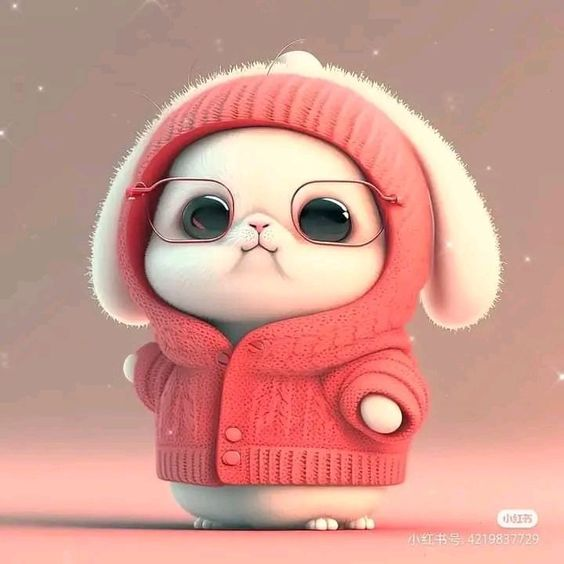
#> input picture comel.jpg, 564 x 564 px
$ python 'Filter Laplacian Domain Frekuensi.py'
#> lines starting #> are read from the running program, lines starting #| are printed output that depends on the picture
import cv2
import numpy as np
from matplotlib import pyplot as plt

# Load citra grayscale
img = cv2.imread('comel.jpg', cv2.IMREAD_GRAYSCALE)
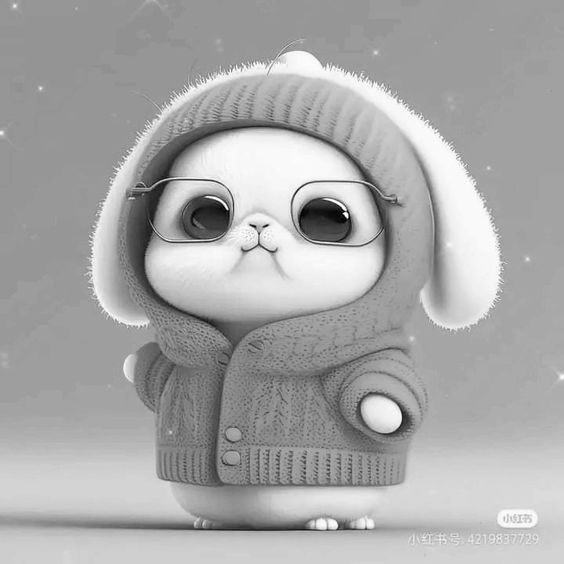
#> img: shape (564, 564); min 0, max 255, mean 168.3

# Transformasi Fourier 2D
f = np.fft.fft2(img)
fshift = np.fft.fftshift(f)

# Filter Laplacian di domain frekuensi
rows, cols = img.shape
#> rows = 564; cols = 564
crow, ccol = rows // 2, cols // 2
#> crow = 282; ccol = 282
mask = np.zeros((rows, cols), np.uint8)
mask[crow-30:crow+30, ccol-30:ccol+30] = 1
fshift = fshift * mask

# Transformasi Fourier terbalik
f_ishift = np.fft.ifftshift(fshift)
img_back = np.fft.ifft2(f_ishift)
img_back = np.real(img_back)
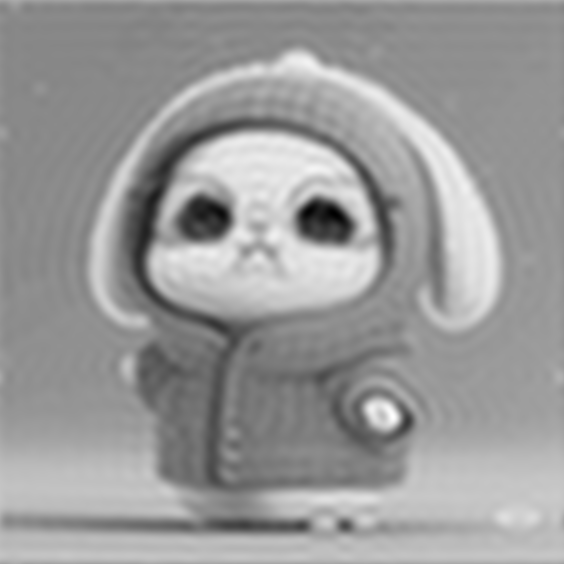
#> img_back: shape (564, 564) float64; min 0.295, max 278, mean 168.3; drawn with min black and max white

# Tampilkan citra asli dan hasil filter
plt.subplot(121), plt.imshow(img, cmap='gray')
plt.title('Citra asli'), plt.xticks([]), plt.yticks([])
plt.subplot(122), plt.imshow(img_back, cmap='gray')
plt.title('Hasil Filter Laplacian'), plt.xticks([]), plt.yticks([])
plt.show()
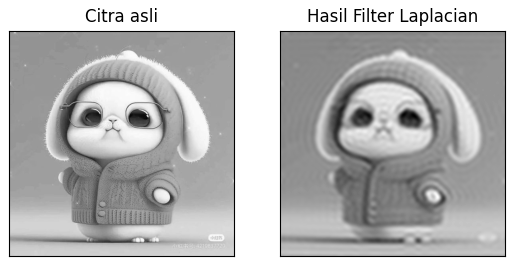
#> figure drawn by matplotlib, 2 panels
